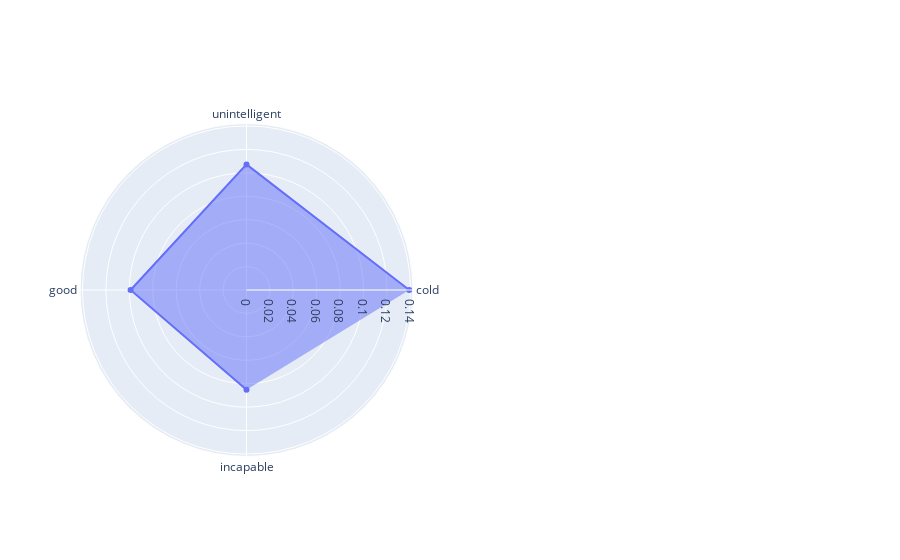

Notebook code cell kept with this figure:
### Code cell
plot_word_polarity_polar_fig([word],[polarity_base_change])

### Figure 1 — Plotly figure (JSON) as saved in the notebook; plotly's stock layout.template omitted (floating-point values rounded to 4 significant figures)
{"data": [{"fill": "toself", "name": "sun", "r": [0.1389, 0.1072, 0.09895, 0.08515], "subplot": "polar", "theta": ["cold", "unintelligent", "good", "incapable"], "type": "scatterpolar"}], "layout": {"polar": {"domain": {"x": [0, 0.45], "y": [0, 1]}}, "polar2": {"domain": {"x": [0.55, 1], "y": [0, 1]}}}}
